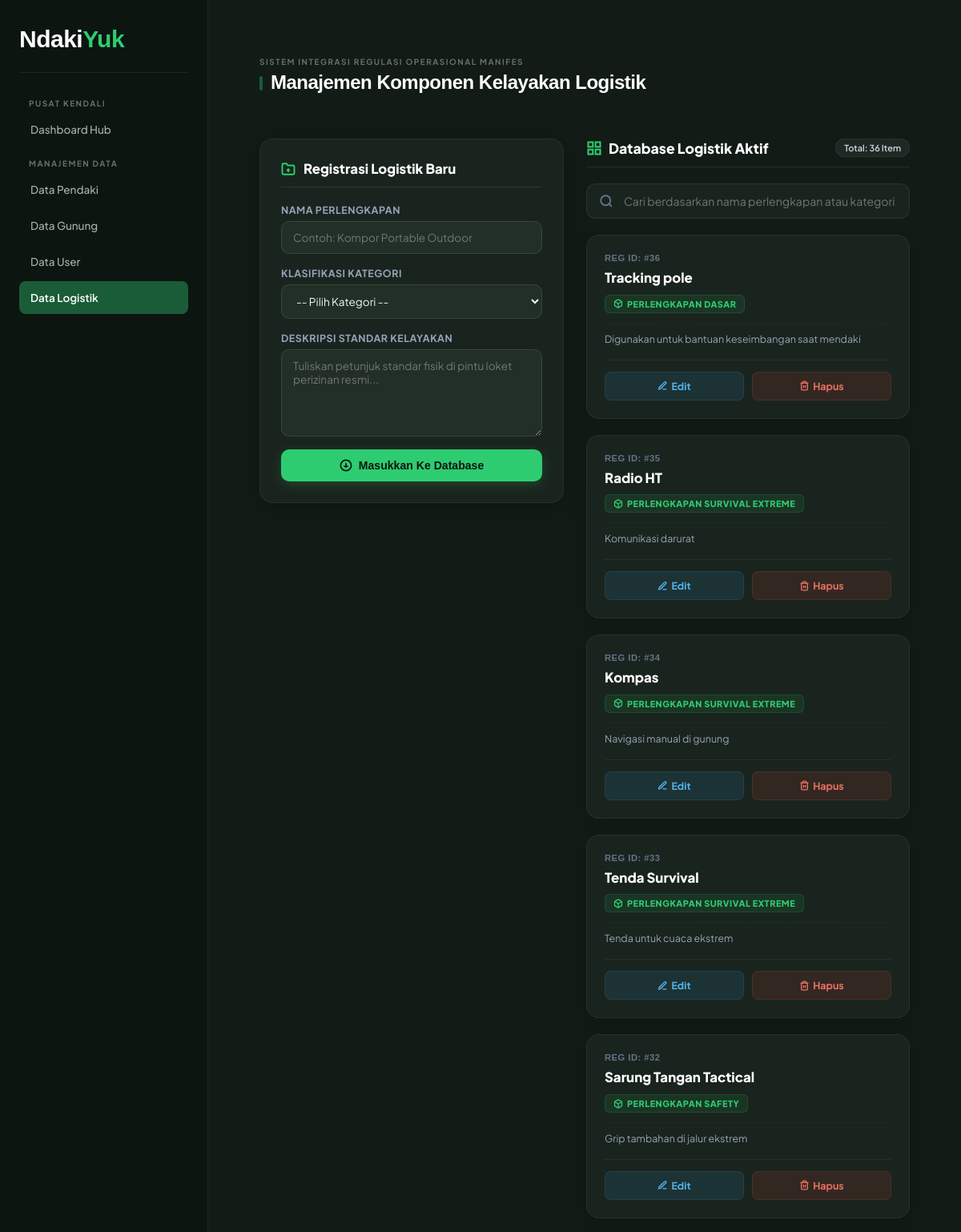
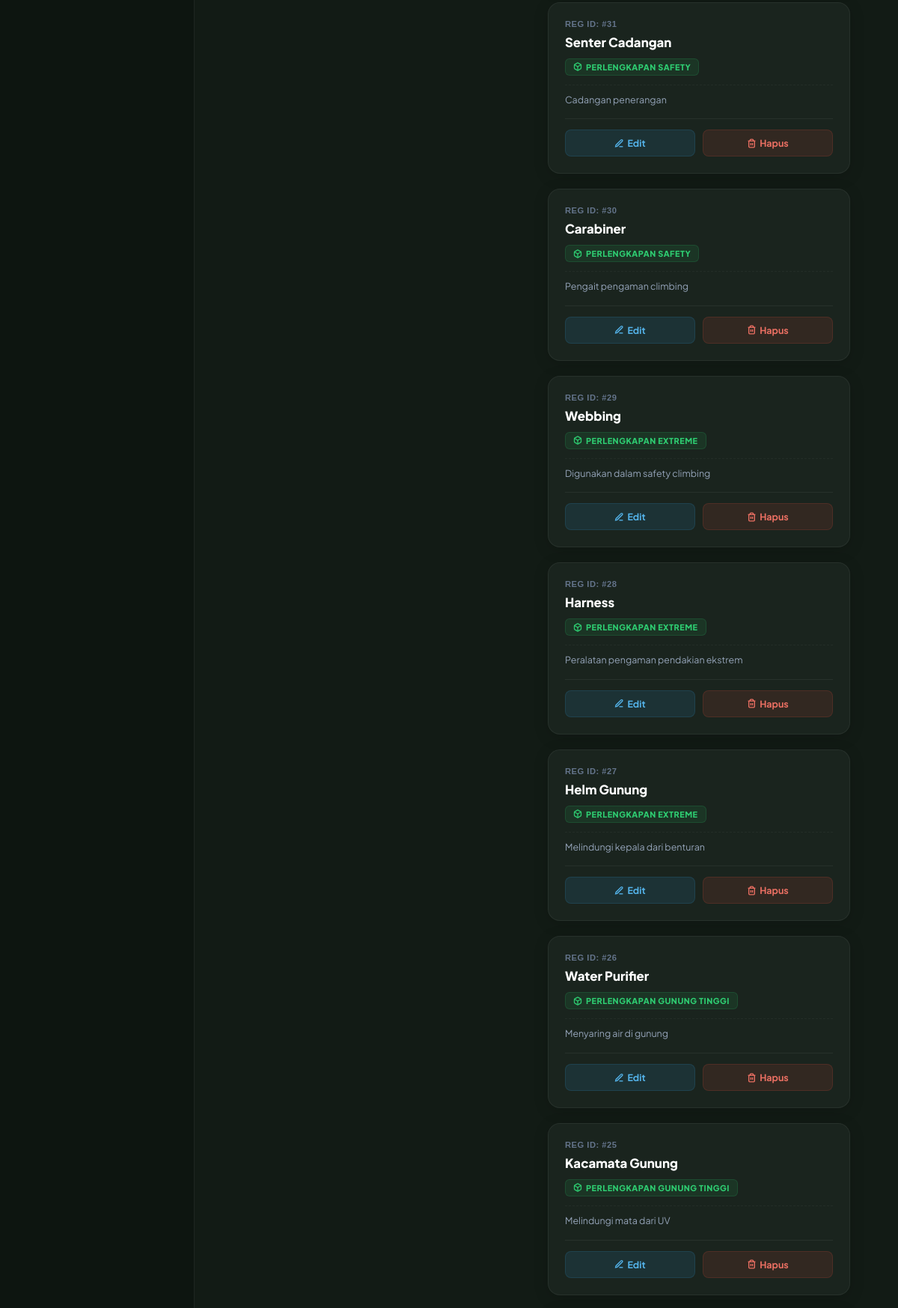
Screenshot of /admin/data_logistik.php (signed in, upper part) with the database file from the repository (2 pictures, top to bottom).
### tables this page shows
CREATE TABLE `logistik` (
  `id_logistik` int NOT NULL AUTO_INCREMENT,
  `id_kategori_logistik` int NOT NULL,
  `nama_logistik` varchar(100) DEFAULT NULL,
  `deskripsi` text,
  PRIMARY KEY (`id_logistik`),
  KEY `id_kategori_logistik` (`id_kategori_logistik`),
  CONSTRAINT `logistik_ibfk_1` FOREIGN KEY (`id_kategori_logistik`) REFERENCES `kategori_logistik` (`id_kategori_logistik`)
);

CREATE TABLE `kategori_logistik` (
  `id_kategori_logistik` int NOT NULL AUTO_INCREMENT,
  `id_kategori` int NOT NULL,
  `nama_kategori_logistik` varchar(100) DEFAULT NULL,
  PRIMARY KEY (`id_kategori_logistik`),
  KEY `id_kategori` (`id_kategori`),
  CONSTRAINT `kategori_logistik_ibfk_1` FOREIGN KEY (`id_kategori`) REFERENCES `kategori_gunung` (`id_kategori`)
);

### admin/data_logistik.php (the view, shortened to what this page needs)
<?php
$search_keyword = isset($_GET['search']) ? mysqli_real_escape_string($conn, trim($_GET['search'])) : '';
$query_kat_list = mysqli_query($conn, "SELECT * FROM kategori_logistik ORDER BY id_kategori_logistik ASC");
$kategori_options = [];
while ($kat = mysqli_fetch_assoc($query_kat_list)) {
    $kategori_options[] = $kat;
}
$edit_data = null;
$sql_master = "
    SELECT l.*, kl.nama_kategori_logistik
    FROM logistik l
    LEFT JOIN kategori_logistik kl ON l.id_kategori_logistik = kl.id_kategori_logistik
";
$sql_master .= " ORDER BY l.id_logistik DESC";
$query_master_logistik = mysqli_query($conn, $sql_master);
?>
<!DOCTYPE html>
<html lang="id">
<head>
    <link rel="stylesheet" href="../assets/css/admin.css">
</head>
<body>
<div class="layout">
    <?php include 'sidebar.php'; ?>
    <main class="main">
        <div class="main-wrapper">
            <div class="header-banner">
                <small class="header-pretitle">SISTEM INTEGRASI REGULASI OPERASIONAL MANIFES</small>
                <h1 class="header-welcome">Manajemen Komponen Kelayakan Logistik</h1>
            </div>
            <div class="crud-box-layout">
                <div>
                    <?php if ($edit_data): ?>
                        <div class="form-crud-container">
                            <h3 class="form-crud-title">
                                <svg width="18" height="18" viewBox="0 0 24 24" fill="none" stroke="#2ecc71" stroke-width="2.5"><path d="M11 4H4a2 2 0 0 0-2 2v14a2 2 0 0 0 2 2h14a2 2 0 0 0 2-2v-7"/><path d="M18.5 2.5a2.121 2.121 0 0 1 3 3L12 15l-4 1 1-4 9.5-9.5z"/></svg>
                                Perbarui Alat
                            </h3>
                            <form method="POST" action="">
                                <input type="hidden" name="id_logistik" value="<?= $edit_data['id_logistik']; ?>">
                                <div class="input-group-crud">
                                    <label>Nama Perlengkapan</label>
                                    <input type="text" name="nama_logistik" value="<?= htmlspecialchars($edit_data['nama_logistik']); ?>" required placeholder="Contoh: Tenda Dome 4P">
                                </div>
                                <div class="input-group-crud">
                                    <label>Klasifikasi Kategori</label>
                                    <select name="id_kategori_logistik" required>
                                        <option value="">-- Pilih Kategori --</option>
                                        <?php foreach ($kategori_options as $kat): ?>
                                            <option value="<?= $kat['id_kategori_logistik']; ?>" <?= $kat['id_kategori_logistik'] == $edit_data['id_kategori_logistik'] ? 'selected' : ''; ?>>
                                                <?= htmlspecialchars($kat['nama_kategori_logistik']); ?>
                                            </option>
                                        <?php endforeach; ?>
                                    </select>
                                </div>
                                <div class="input-group-crud">
                                    <label>Deskripsi Standar Kelayakan</label>
                                    <textarea name="deskripsi" rows="5" placeholder="Tuliskan petunjuk minimal kelayakan alat saat pengecekan fisik..."><?= htmlspecialchars($edit_data['deskripsi']); ?></textarea>
                                </div>
                                <button type="submit" name="update_logistik" class="btn-crud-submit">
                                    <svg width="16" height="16" viewBox="0 0 24 24" fill="none" stroke="currentColor" stroke-width="2.5"><path d="M19 21H5a2 2 0 0 1-2-2V5a2 2 0 0 1 2-2h11l5 5v11a2 2 0 0 1-2 2z"/><polyline points="17 21 17 13 7 13 7 21"/><polyline points="7 3 7 8 15 8"/></svg>
                                    Simpan Perubahan Berkas
                                </button>
                                <a href="data_logistik.php<?= !empty($search_keyword) ? '?search='.urlencode($search_keyword) : ''; ?>" class="btn-crud-cancel">
                                    <svg width="14" height="14" viewBox="0 0 24 24" fill="none" stroke="currentColor" stroke-width="2.5"><line x1="18" y1="6" x2="6" y2="18"/><line x1="6" y1="6" x2="18" y2="18"/></svg>
                                    Batalkan Perubahan
                                </a>
                            </form>
                        </div>
                    <?php else: ?>
                        <div class="form-crud-container">
                            <h3 class="form-crud-title">
                                <svg width="18" height="18" viewBox="0 0 24 24" fill="none" stroke="#2ecc71" stroke-width="2.5"><path d="M22 19a2 2 0 0 1-2 2H4a2 2 0 0 1-2-2V5a2 2 0 0 1 2-2h5l2 3h9a2 2 0 0 1 2 2z"/><line x1="12" y1="11" x2="12" y2="17"/><line x1="9" y1="14" x2="15" y2="14"/></svg>
                                Registrasi Logistik Baru
                            </h3>
                            <form method="POST" action="">
                                <div class="input-group-crud">
                                    <label>Nama Perlengkapan</label>
                                    <input type="text" name="nama_logistik" required placeholder="Contoh: Kompor Portable Outdoor">
                                </div>
                                <div class="input-group-crud">
                                    <label>Klasifikasi Kategori</label>
                                    <select name="id_kategori_logistik" required>
                                        <option value="">-- Pilih Kategori --</option>
                                    </select>
                                </div>
                                <div class="input-group-crud">
                                    <label>Deskripsi Standar Kelayakan</label>
                                    <textarea name="deskripsi" rows="5" placeholder="Tuliskan petunjuk standar fisik di pintu loket perizinan resmi..."></textarea>
                                </div>
                                <button type="submit" name="tambah_logistik" class="btn-crud-submit">
                                    <svg width="16" height="16" viewBox="0 0 24 24" fill="none" stroke="currentColor" stroke-width="2.5"><circle cx="12" cy="12" r="10"/><line x1="12" y1="8" x2="12" y2="16"/><line x1="8" y1="14" x2="16" y2="14"/></svg>
                                    Masukkan Ke Database
                                </button>
                            </form>
                        </div>
                    <?php endif; ?>
                </div>
                <div>
                    <div class="cards-list-header">
                        <h3 class="cards-list-title">
                            <svg width="20" height="20" viewBox="0 0 24 24" fill="none" stroke="#2ecc71" stroke-width="2.5"><rect x="3" y="3" width="7" height="7"/><rect x="14" y="3" width="7" height="7"/><rect x="14" y="14" width="7" height="7"/><rect x="3" y="14" width="7" height="7"/></svg>
                            Database Logistik Aktif
                        </h3>
                        <span class="section-badge" style="margin:0; background: rgba(255,255,255,0.06); color: #cbd5e1; border: 1px solid rgba(255,255,255,0.05);">Total: <?= mysqli_num_rows($query_master_logistik); ?> Item</span>
                    </div>
                    <div class="search-container-box">
                        <form method="GET" action="" class="search-form-wrapper">
                            <input type="text" name="search" class="search-input-field" placeholder="Cari berdasarkan nama perlengkapan atau kategori logistik..." value="<?= htmlspecialchars($search_keyword); ?>">
                        </form>
                    </div>
                    <div class="cards-grid-logistik">
                        <?php if (mysqli_num_rows($query_master_logistik) > 0): ?>
                            <?php while ($row = mysqli_fetch_assoc($query_master_logistik)): ?>
                                <div class="logistik-card">
                                    <div class="card-top">
                                        <div class="card-id">REG ID: #<?= $row['id_logistik']; ?></div>
                                        <h4 class="card-name"><?= htmlspecialchars($row['nama_logistik']); ?></h4>
                                        <span class="badge-cat-logistik">
                                            <?= htmlspecialchars($row['nama_kategori_logistik'] ?? 'Saran Umum'); ?>
                                        </span>
                                        <div class="card-desc">
                                            <?= !empty($row['deskripsi']) ? htmlspecialchars($row['deskripsi']) : 'Belum ada deskripsi spesifikasi aturan kelayakan objek.'; ?>
                                        </div>
                                    </div>
                                    <div class="card-actions">
                                        <a href="data_logistik.php?action=edit&id=<?= $row['id_logistik']; ?><?= !empty($search_keyword) ? '&search='.urlencode($search_keyword) : ''; ?>" class="btn-card-edit">
                                            <svg width="13" height="13" viewBox="0 0 24 24" fill="none" stroke="currentColor" stroke-width="2.5"><path d="M12 20h9"/><path d="M16.5 3.5a2.121 2.121 0 0 1 3 3L7 19l-4 1 1-4L16.5 3.5z"/></svg>
                                            Edit
                                        </a>
                                        <a href="data_logistik.php?action=delete&id=<?= $row['id_logistik']; ?><?= !empty($search_keyword) ? '&search='.urlencode($search_keyword) : ''; ?>" class="btn-card-delete" onclick="return confirm('Apakah Anda yakin ingin menghapus item ini? Aturan wajib logistik pada manajemen mitra gunung terkait akan ikut terhapus.');">
                                            <svg width="13" height="13" viewBox="0 0 24 24" fill="none" stroke="currentColor" stroke-width="2.5"><polyline points="3 6 5 6 21 6"/><path d="M19 6v14a2 2 0 0 1-2 2H7a2 2 0 0 1-2-2V6m3 0V4a2 2 0 0 1 2-2h4a2 2 0 0 1 2 2v2"/><line x1="10" y1="11" x2="10" y2="17"/><line x1="14" y1="11" x2="14" y2="17"/></svg>
                                            Hapus
                                        </a>
                                    </div>
                                </div>
                            <?php endwhile; ?>
                        <?php else: ?>
                            <div class="empty-card-state">
                                Tidak ada item logistik yang cocok dengan kata kunci pencarian Anda.
                            </div>
                        <?php endif; ?>
                    </div>
                </div>
            </div>
        </div>
    </main>
</div>
</body>
</html>

### assets/css/admin.css (style rules this page uses)
:root { --bg-main: #080f0b; --bg-sidebar: #0d1510; --bg-card: #121b15; --border-color: rgba(224, 232, 227, 0.08); --accent-color: #1a5c38; --accent-hover: #246b43; --accent-light: rgba(26, 92, 56, 0.15); --text-title: #ffffff; --text-body: #a3b3aa; --text-muted: #63736b; --yellow-soft: rgba(245, 197, 24, 0.12); --yellow-text: #f5c518; --green-soft: rgba(46, 204, 113, 0.12); --green-text: #2ecc71; --red-soft: rgba(255, 107, 107, 0.12); --red-text: #ff6b6b; --blue-soft: rgba(96, 197, 241, 0.12); --blue-text: #60c5f1; --radius-lg: 14px; --radius-md: 8px; --transition: 0.2s ease-in-out; }
* { margin: 0; padding: 0; box-sizing: border-box; }
body { background-color: var(--bg-main); color: var(--text-body); font-family: 'Plus Jakarta Sans', sans-serif; -webkit-font-smoothing: antialiased; min-height: 100vh; overflow-x: hidden; }
.layout { display: flex; min-height: 100vh; width: 100%; }
.main { margin-left: 260px; flex: 1; padding: 40px; min-height: 100vh; width: calc(100% - 260px); min-width: 0; display: flex; flex-direction: column; transition: margin var(--transition), width var(--transition); }
.main-wrapper { width: 100%; max-width: 100%; display: flex; flex-direction: column; gap: 24px; }
.header-banner { margin-bottom: 8px; }
.header-pretitle { font-size: 10px; font-weight: 700; color: var(--text-muted); letter-spacing: 1.5px; text-transform: uppercase; }
.header-welcome { font-family: 'Space Grotesk', sans-serif; font-size: 24px; font-weight: 700; color: var(--text-title); margin-top: 4px; letter-spacing: -0.5px; }
.header-welcome::before { content: ''; display: inline-block; width: 4px; height: 18px; background-color: var(--accent-color); border-radius: 4px; margin-right: 10px; vertical-align: -2px; }
.section-badge { font-size: 11px; font-weight: 600; padding: 4px 10px; border-radius: 20px; background-color: rgba(255, 255, 255, 0.02); border: 1px solid var(--border-color); }

### rows the page displays
logistik: id_logistik "36", nama_logistik "Tracking pole", id_kategori_logistik.nama_kategori_logistik "PERLENGKAPAN DASAR", deskripsi "Digunakan untuk bantuan keseimbangan saat mendaki"
logistik: id_logistik "35", nama_logistik "Radio HT", id_kategori_logistik.nama_kategori_logistik "PERLENGKAPAN SURVIVAL EXTREME", deskripsi "Komunikasi darurat"
logistik: id_logistik "34", nama_logistik "Kompas", id_kategori_logistik.nama_kategori_logistik "PERLENGKAPAN SURVIVAL EXTREME", deskripsi "Navigasi manual di gunung"
logistik: id_logistik "33", nama_logistik "Tenda Survival", id_kategori_logistik.nama_kategori_logistik "PERLENGKAPAN SURVIVAL EXTREME", deskripsi "Tenda untuk cuaca ekstrem"
logistik: id_logistik "32", nama_logistik "Sarung Tangan Tactical", id_kategori_logistik.nama_kategori_logistik "PERLENGKAPAN SAFETY", deskripsi "Grip tambahan di jalur ekstrem"
logistik: id_logistik "31", nama_logistik "Senter Cadangan", id_kategori_logistik.nama_kategori_logistik "PERLENGKAPAN SAFETY", deskripsi "Cadangan penerangan"
logistik: id_logistik "30", nama_logistik "Carabiner", id_kategori_logistik.nama_kategori_logistik "PERLENGKAPAN SAFETY", deskripsi "Pengait pengaman climbing"
logistik: id_logistik "29", nama_logistik "Webbing", id_kategori_logistik.nama_kategori_logistik "PERLENGKAPAN EXTREME", deskripsi "Digunakan dalam safety climbing"
logistik: id_logistik "28", nama_logistik "Harness", id_kategori_logistik.nama_kategori_logistik "PERLENGKAPAN EXTREME", deskripsi "Peralatan pengaman pendakian ekstrem"
logistik: id_logistik "27", nama_logistik "Helm Gunung", id_kategori_logistik.nama_kategori_logistik "PERLENGKAPAN EXTREME", deskripsi "Melindungi kepala dari benturan"
logistik: id_logistik "26", nama_logistik "Water Purifier", id_kategori_logistik.nama_kategori_logistik "PERLENGKAPAN GUNUNG TINGGI", deskripsi "Menyaring air di gunung"
logistik: id_logistik "25", nama_logistik "Kacamata Gunung", id_kategori_logistik.nama_kategori_logistik "PERLENGKAPAN GUNUNG TINGGI", deskripsi "Melindungi mata dari UV"

### other values shown
mysqli_num_rows($query_master_logistik) "36"
